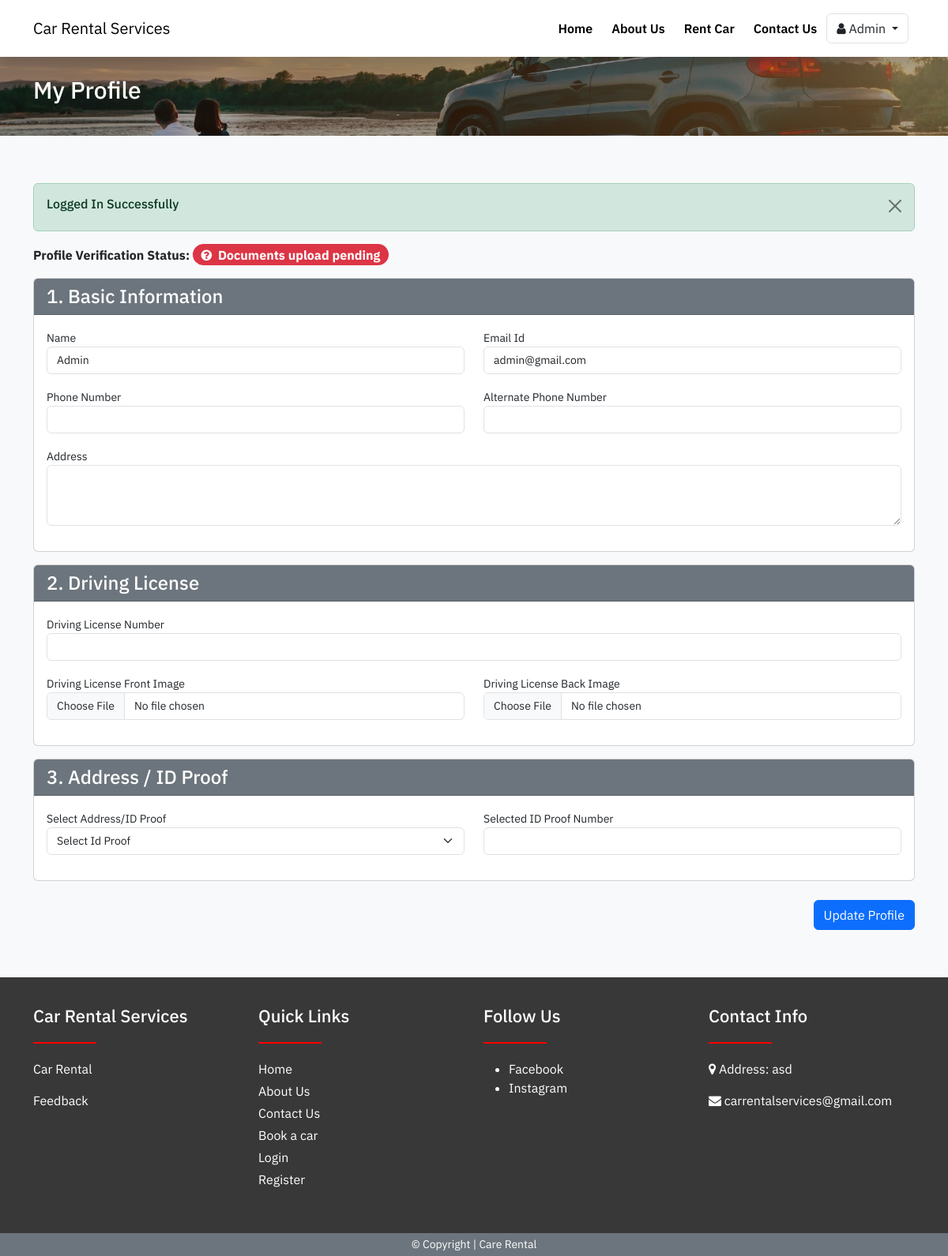
The app's page /profile.php (signed in) with its own data.
### tables this page shows
CREATE TABLE `web_settings` (
  `id` int(11) UNSIGNED NOT NULL,
  `title` varchar(255) NOT NULL,
  `url` varchar(255) DEFAULT NULL,
  `description` varchar(1000) DEFAULT NULL,
  `logo` varchar(100) DEFAULT NULL,
  `address` varchar(500) DEFAULT NULL,
  `email1` varchar(100) DEFAULT NULL,
  `email2` varchar(100) DEFAULT NULL,
  `phone1` varchar(15) DEFAULT NULL,
  `phone2` varchar(15) DEFAULT NULL
);

CREATE TABLE `users` (
  `id` int(11) UNSIGNED NOT NULL,
  `name` varchar(100) NOT NULL,
  `email` varchar(100) NOT NULL,
  `password` varchar(100) NOT NULL,
  `phone` varchar(20) DEFAULT NULL,
  `alt_phone` varchar(20) DEFAULT NULL,
  `address` varchar(500) DEFAULT NULL,
  `role` varchar(20) DEFAULT 'user' COMMENT 'user,admin,etc',
  `is_ban` tinyint(1) DEFAULT 0 COMMENT '0=active,1=ban',
  `is_verified` tinyint(1) NOT NULL DEFAULT 0 COMMENT '0=un-verified,1=verified',
  `remarks` varchar(500) DEFAULT NULL COMMENT 'eg: DL not clear, fake dl, missing documents,etc',
  `dl_number` varchar(100) DEFAULT NULL,
  `dl_image_front` varchar(100) DEFAULT NULL,
  `dl_image_back` varchar(100) DEFAULT NULL,
  `id_proof_type` varchar(100) DEFAULT NULL COMMENT 'aadhar, PAN, Voter',
  `id_proof_number` varchar(100) DEFAULT NULL,
  `created_at` date DEFAULT current_timestamp()
);

CREATE TABLE `social_medias` (
  `id` int(11) UNSIGNED NOT NULL,
  `name` varchar(100) NOT NULL,
  `slug` varchar(150) NOT NULL,
  `status` tinyint(1) DEFAULT 0 COMMENT '0=show,1=hide'
);

### profile.php (the view, shortened to what this page needs)
<?php
include('includes/header.php');
?>
<div class="banner py-4">
    <div class="container">
        <h4 class="banner-heading mb-3">My Profile</h4>
    </div>
</div>
<div class="section bg-light">
    <div class="container">
        <div class="row">
            <div class="col-md-12">
                <?php
                    $userId = validate($_SESSION['loggedInUser']['user_id']);
                    $user = getById('users',$userId);
                    if($user['status'] == 200)
                    {
                            ?>
                <h5 class="fs-16 fw-bold mb-3">Profile Verification Status:
                    <?php
                        if($user['data']['dl_number'] != ""){
                            if($user['data']['is_verified']){
                                ?>
                                    <span class="badge bg-success fs-6 rounded-5"><i class="fa fa-check-circle text-white me-1"></i> Verified</span>
                                <?php
                            } else{
                                ?>
                                    <span class="badge bg-warning fs-6 rounded-5"><i class="fa fa-question-circle text-white me-1"></i> Under Review</span>
                                <?php
                            }
                        }
                        else{
                            ?>
                                <span class="badge bg-danger fs-6 rounded-5"><i class="fa fa-question-circle text-white me-1"></i> Documents upload pending</span>
                            <?php
                        }
                    ?>
                </h5>
                <form action="code.php" method="POST" enctype="multipart/form-data">
                    <div class="card mb-3">
                        <div class="card-header">
                            <h4 class="mb-0">1. Basic Information</h4>
                        </div>
                        <div class="card-body">
                            <div class="row">
                                <div class="col-md-6">
                                    <div class="mb-3">
                                        <label>Name</label>
                                        <input type="text" name="name" value="<?= $user['data']['name']; ?>" class="form-control"  required />
                                    </div>
                                </div>
                                <div class="col-md-6">
                                    <div class="mb-3">
                                        <label>Email Id</label>
                                        <input type="email" readonly name="email" value="<?= $user['data']['email']; ?>" class="form-control" />
                                    </div>
                                </div>
                                <div class="col-md-6">
                                    <div class="mb-3">
                                        <label>Phone Number</label>
                                        <input type="text" name="phone" value="<?= $user['data']['phone']; ?>" max="10" class="form-control" required />
                                    </div>
                                </div>
                                <div class="col-md-6">
                                    <div class="mb-3">
                                        <label>Alternate Phone Number</label>
                                        <input type="text" name="alt_phone" value="<?= $user['data']['alt_phone'] ?? ""; ?>" max="10" class="form-control" />
                                    </div>
                                </div>
                                <div class="col-md-12">
                                    <div class="mb-3">
                                        <label>Address</label>
                                        <textarea name="address" class="form-control" required rows="3"> <?= $user['data']['address'] ?? ""; ?></textarea>
                                    </div>
                                </div>
                            </div>
                        </div>
                    </div>
                    <div class="card mb-3">
                        <div class="card-header">
                            <h4 class="mb-0">2. Driving License</h4>
                        </div>
                        <div class="card-body">
                            <div class="row">
                                <div class="col-md-12">
                                    <div class="mb-3">
                                        <label>Driving License Number</label>
                                        <input type="text" name="dl_number" value="<?= $user['data']['dl_number'] ?? ""; ?>" <?= $user['data']['dl_number'] != "" ? 'readonly':''; ?> class="form-control" />
                                    </div>
                                </div>
                                <div class="col-md-6">
                                    <div class="mb-3">
                                        <label>Driving License Front Image</label>
                                        <input type="file" name="dl_image_front" class="form-control" />
                                    </div>
                                </div>
                                <div class="col-md-6">
                                    <div class="mb-3">
                                        <label>Driving License Back Image</label>
                                        <input type="file" name="dl_image_back" class="form-control" />
                                    </div>
                                </div>
                            </div>
                        </div>
                    </div>
                    <div class="card mb-3">
                        <div class="card-header">
                            <h4 class="mb-0">3. Address / ID Proof</h4>
                        </div>
                        <div class="card-body">
                            <div class="row">
                                <div class="col-md-6">
                                    <div class="mb-3">
                                        <label>Select Address/ID Proof</label>
                                        <select name="id_proof_type" class="form-select" required>
                                            <option value="">Select Id Proof</option>
                                        </select>
                                    </div>
                                </div>
                                <div class="col-md-6">
                                    <div class="mb-3">
                                        <label>Selected ID Proof Number</label>
                                        <input type="text" name="id_proof_number" value="<?= $user['data']['id_proof_number'] ?? ""; ?>" class="form-control" required />
                                    </div>
                                </div>
                            </div>
                        </div>
                    </div>
                    <div class="mb-3 mt-4">
                        <button type="submit" name="updateProfile" class="btn btn-primary float-end">Update Profile</button>
                    </div>
                </form>
                <?php
                    }
                    else
                    {
                    }
                ?>
            </div>
        </div>
    </div>
</div>
<?php include('includes/footer.php'); ?>

### includes/navbar.php (shortened to what this page needs)
<div class="shadow sticky-top">
     <nav class="navbar navbar-expand-lg bg-white">
        <div class="container">
            <a class="navbar-brand" href="index.php">
                <?= webSetting('title'); ?>
            </a>
            <div class="collapse navbar-collapse" id="navbarSupportedContent">
                <ul class="navbar-nav ms-auto mb-2 mb-lg-0">
                    <li class="nav-item">
                        <a class="nav-link active" href="index.php">Home</a>
                    </li>
                    <li class="nav-item">
                        <a class="nav-link" href="about-us.php">About Us</a>
                    </li>
                    <li class="nav-item">
                        <a class="nav-link" href="cars.php">Rent Car</a>
                    </li>
                    <li class="nav-item">
                        <a class="nav-link" href="contact-us.php">Contact Us</a>
                    </li>
                    <?php
                        if(isset($_SESSION['loggedIn'])){
                            ?>
                            <li class="nav-item dropdown my-auto">
                                <a class="btn border me-2 dropdown-toggle" href="#" role="button" data-bs-toggle="dropdown" aria-expanded="false">
                                    <i class="fa fa-user"></i> <?= $_SESSION['loggedInUser']['name']; ?>
                                </a>
                            </li>
                            <?php
                        }
                    ?>
                </ul>
            </div>
        </div>
    </nav>
</div>

### includes/footer.php (shortened to what this page needs)
    <div class="footer-bg">
        <div class="container">
            <div class="row">
                <div class="col-md-3 mb-3">
                    <h4><?= webSetting('title') ?? 'Website Name' ?></h4>
                    <div class="underline"></div>
                    <p>
                       Car Rental
                    </p>
                    <p
                    class="mb-1"><a href="feedback.php">Feedback</a>
                    </p>
                </div>
                <div class="col-md-3 mb-3">
                    <h4>Quick Links</h4>
                    <div class="underline"></div>
                    <p class="mb-1"><a href="index.php">Home</a></p>
                    <p class="mb-1"><a href="about-us.php">About Us</a></p>
                    <p class="mb-1"><a href="contact-us.php">Contact Us</a></p>
                    <p class="mb-1"><a href="cars.php">Book a car</a></p>
                    <p class="mb-1"><a href="login.php">Login</a></p>
                    <p class="mb-1"><a href="register.php">Register</a></p>
                </div>
                <div class="col-md-3 mb-3">
                    <h4>Follow Us</h4>
                    <div class="underline"></div>
                    <ul>
                        <?php
                            $socials = getAll('social_medias');
                            if($socials){
                                if(mysqli_num_rows($socials) > 1){
                                    foreach($socials as $socialItem){
                                    ?>
                                        <li>
                                            <a href="<?=$socialItem['slug'];?>" target="_blank">
                                                <?=$socialItem['name'];?>
                                            </a>
                                        </li>
                                    <?php
                                    }
                                }else{
                                    echo '<li>No Social Media</li>';
                                }
                            }else{
                                echo '<li>No Social Media</li>';
                            }
                        ?>
                    </ul>
                </div>
                <div class="col-md-3 mb-3">
                    <h4>Contact Info</h4>
                    <div class="underline"></div>
                    <p><i class="fa fa-map-marker"></i> Address: <?= webSetting('address'); ?></p>
                    <p class="mb-1"> <i class="fa fa-envelope"></i> <?= webSetting('email1'); ?></p>
                </div>
            </div>
        </div>
    </div>
    <div class="py-1 bg-web">
        <div class="container">
            <p class="mb-0 fs-14 text-white text-center">© Copyright | Care Rental</p>
        </div>
    </div>
</body>
</html>

### assets/css/style.css (style rules this page uses)
html,body { font-family: 'IBM Plex Sans', sans-serif; }
a { text-decoration: none; }
label { font-size: 14px; }
.form-control { font-size: 14px !important; }
.form-select { font-size: 14px !important; }
.section { padding-top: 54px; padding-bottom: 54px; }
.underline { height: 2px; width: 80px; background-color: red; margin-top: 20px; margin-bottom: 20px; }
.banner { background-image: url(../images/banner.jpg); background-position: center center; background-repeat: no-repeat; background-size: cover; box-shadow: rgb(0 0 0 / 30%) 0px 0px 0px 500px inset; padding: 100px 0px; }
.banner-heading { font-size: 30px; color: #fff; }
.fs-14 { font-size: 14px; }
.fs-16 { font-size: 16px !important; }
.nav-link { padding: 16px 12px !important; font-weight: 600; color: #000 !important; }
.section { padding-top: 60px; padding-bottom: 60px; }
.footer-bg { background-color: #383838; padding-top: 36px; padding-bottom: 36px; color: #fff; }
.footer-bg h4 { font-size: 22px; }
.footer-bg a { color: #fff; }
.card-header { background-color: #6c757d!important; color: #fff; }
.bg-web { background-color: #6c757d; }

### records on screen
web_settings: title "Car Rental Services", address "asd", email1 "carrentalservices@gmail.com"
users: name "Admin", email "admin@gmail.com"
social_medias: name "Facebook"
social_medias: name "Instagram"

### other values on screen
$_SESSION['loggedInUser']['name'] "Admin"
$_SESSION['status'] "Logged In Successfully"
